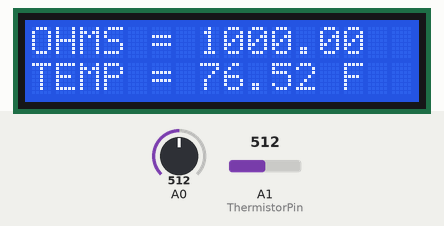
This sketch was run on a simulated Arduino Uno, built with avr-gcc and run on an emulated ATmega328P. Shown: 16×2 character LCD. Inputs (shaded band) come from the test bench; at power-on: A0 = 512, A1 (ThermistorPin) = 512.

Above: at 6.2 s.
6.3 s: A0 set to 716
At 11.3 s:
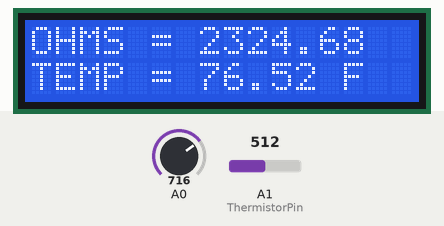
11.9 s: A1 (ThermistorPin) set to 716
At 16.5 s:
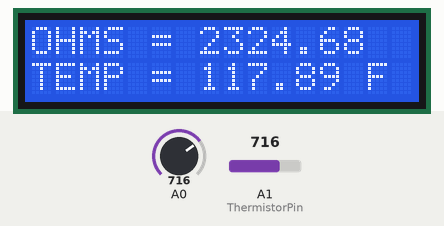
17.5 s: A1 (ThermistorPin) set to 646
At 20.5 s:
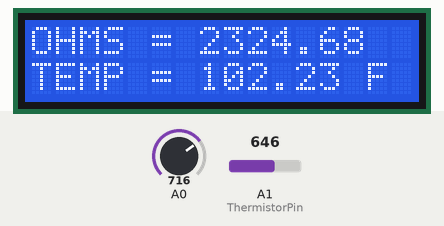
23.1 s: A1 (ThermistorPin) set to 626
At 25.7 s:
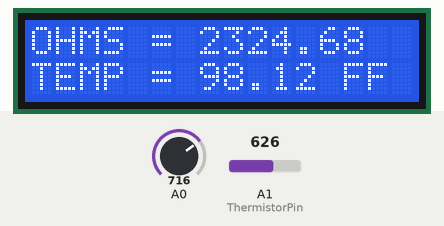
28.7 s: A0 set to 900
At 30.9 s:
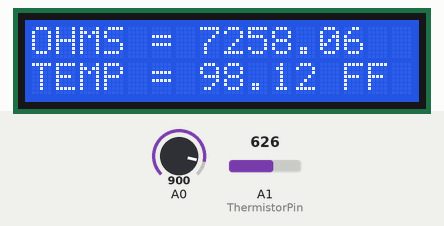
34.3 s: A0 set to 1023
At 36.1 s:
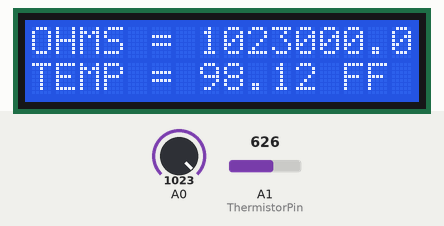
Timing chart, 0 to 37.6 s (numbered marks = the images above; inputs shaded):
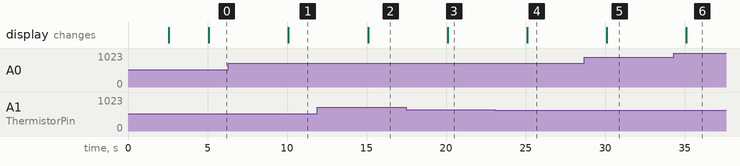

The sketch:

MultiTempOhm.ino
```cpp
//Alexander Hudspeth
//03MAR2019

#include <LiquidCrystal.h> //includes Liquid Crystal Library

LiquidCrystal lcd(12, 11, 5, 4, 3, 2); //rs,e,d4,d5,d6,d7
//Defines pin connections between Arduino and LCD

//setup for Temp data
int ThermistorPin = A1; //sets thermistor to pin A1
int Vo;
float R11 = 10000; //known resistor value is 10000
float logR21, R21, T;//temp conversion math
float c1 = 1.009249522e-03, c2 = 2.378405444e-04, c3 = 2.019202697e-07;//temp conversion math

//setup for Resistance Data (from WorkingOhmmeter
int Vin=5;        //voltage at 5V pin of arduino
float Vout=A0;     //voltage at A0 pin of arduino
float R1=1000;    //value of known resistance
float R2=0;       //value of unknown resistance
int   TestRES=0;
float buffer=0;

void setup()
{
  lcd.begin(16,2);
  lcd.clear();
  lcd.setCursor(0,0);
  lcd.print("   (C) 2019");
  lcd.setCursor(0,1);
  lcd.print(" Alex Hudspeth");
 delay(2500);
  lcd.clear();
  lcd.setCursor(0,0);
  lcd.print("     Visit    ");
  lcd.setCursor(0,1);
  lcd.print(" www.arduino.cc");
 delay(2500);
  lcd.clear();


}


void loop()

  {


//
//Temperature section
  Vo = analogRead(ThermistorPin);
  R21 = R11 * (1023.0 / (float)Vo - 1.0);
  logR21 = log(R21);
  T = (1.0 / (c1 + c2*logR21 + c3*logR21*logR21*logR21));
  T = T - 273.15;
  T = (T * 9.0)/ 5.0 + 32.0;

//Ohmmeter section
   TestRES=analogRead(A0); //Connect test resistor circuit between ground and PIN A1
  if(TestRES)

    buffer=TestRES*Vin;
    Vout=(buffer)/1024.0;
    buffer=Vout/(Vin-Vout);
    R2=R1*buffer;
//output section


// print Resistor value to LCD line 1
    lcd.setCursor(0,0);
    lcd.print("OHMS = ");
    lcd.print(R2);
    lcd.print(" ");


// print temp to LCD line 2
    lcd.setCursor(0,1);
    lcd.print("TEMP = ");
    lcd.print(T);
    lcd.print(" F");


    delay(5000);


}
```

Measured:
- the behaviour switches between 636 and 635 on A1 (ThermistorPin) (found by bisection; images 3 and 4)
- after the input at 6.3 s, the display: changes after 3.8 s (image 1)
- after the input at 11.9 s, the display: changes after 3.2 s (image 2)
- after the input at 17.5 s, the display: changes after 2.6 s (image 3)
- after the input at 23.1 s, the display: changes after 2.0 s (image 4)
- after the input at 28.7 s, the display: changes after 1.4 s (image 5)
- after the input at 34.3 s, the display: changes after 0.82 s (image 6)
